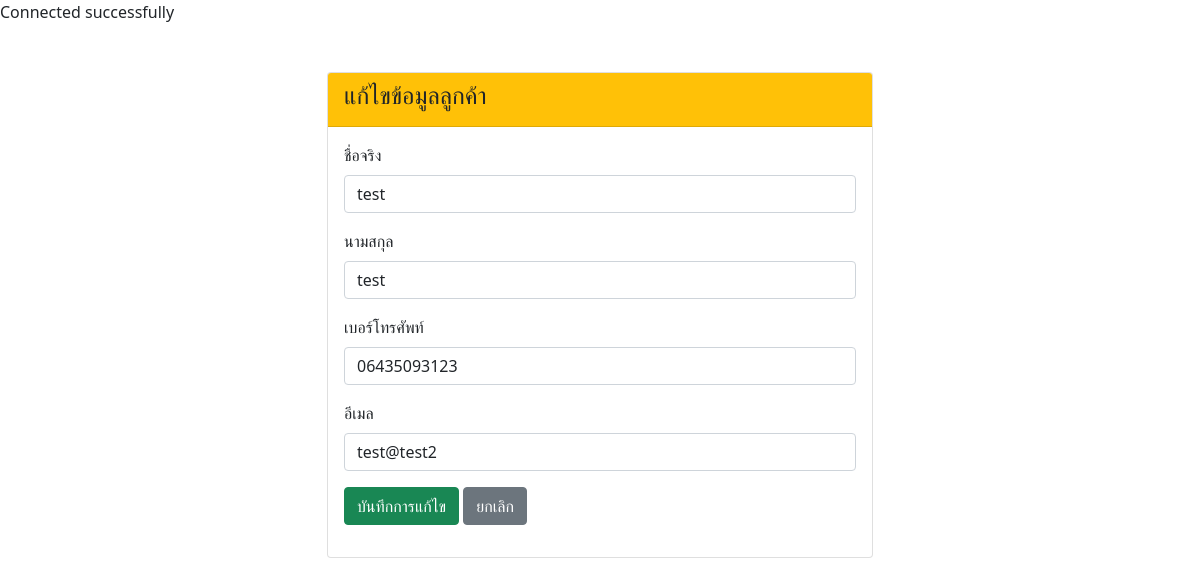
Screenshot of /updateCustomerForm_stu.php?customer_id=2 with the database file from the repository.
### tables this page shows
CREATE TABLE `customers` (
  `customer_id` int(20) NOT NULL,
  `first_name` varchar(100) NOT NULL,
  `last_name` varchar(100) NOT NULL,
  `phone` varchar(20) DEFAULT NULL,
  `email` varchar(100) DEFAULT NULL
);

### updateCustomerForm_stu.php (the view, shortened to what this page needs)
<?php
require "connect.php";
$customer_id = $_GET['customer_id'];
$sql = "SELECT * FROM customers WHERE customer_id = '$customer_id'";
$result = mysqli_query($conn, $sql);
$row = mysqli_fetch_assoc($result);
?>
<!DOCTYPE html>
<html lang="en">
<head>
    <link href="https://cdn.jsdelivr.net/npm/bootstrap@5.1.1/dist/css/bootstrap.min.css" rel="stylesheet">
</head>
<body>
<div class="container mt-5">
    <div class="row justify-content-center">
        <div class="col-md-6">
            <div class="card">
                <div class="card-header bg-warning text-dark"><h4>แก้ไขข้อมูลลูกค้า</h4></div>
                <div class="card-body">
                    <form action="updateCustomerDB_stu.php" method="POST">
                        <div class="mb-3">
                            <label class="form-label">ชื่อจริง</label>
                            <input type="text" name="first_name" class="form-control" value="<?= $row['first_name'] ?>" required>
                        </div>
                        <div class="mb-3">
                            <label class="form-label">นามสกุล</label>
                            <input type="text" name="last_name" class="form-control" value="<?= $row['last_name'] ?>" required>
                        </div>
                        <div class="mb-3">
                            <label class="form-label">เบอร์โทรศัพท์</label>
                            <input type="text" name="phone" class="form-control" value="<?= $row['phone'] ?>">
                        </div>
                        <div class="mb-3">
                            <label class="form-label">อีเมล</label>
                            <input type="email" name="email" class="form-control" value="<?= $row['email'] ?>">
                        </div>
                        <button type="submit" class="btn btn-success">บันทึกการแก้ไข</button>
                        <a href="index.php" class="btn btn-secondary">ยกเลิก</a>
                    </form>
                </div>
            </div>
        </div>
    </div>
</div>
</body>
</html>

### rows the page displays
customers: first_name "test", last_name "test", phone "06435093123", email "test@test2"
